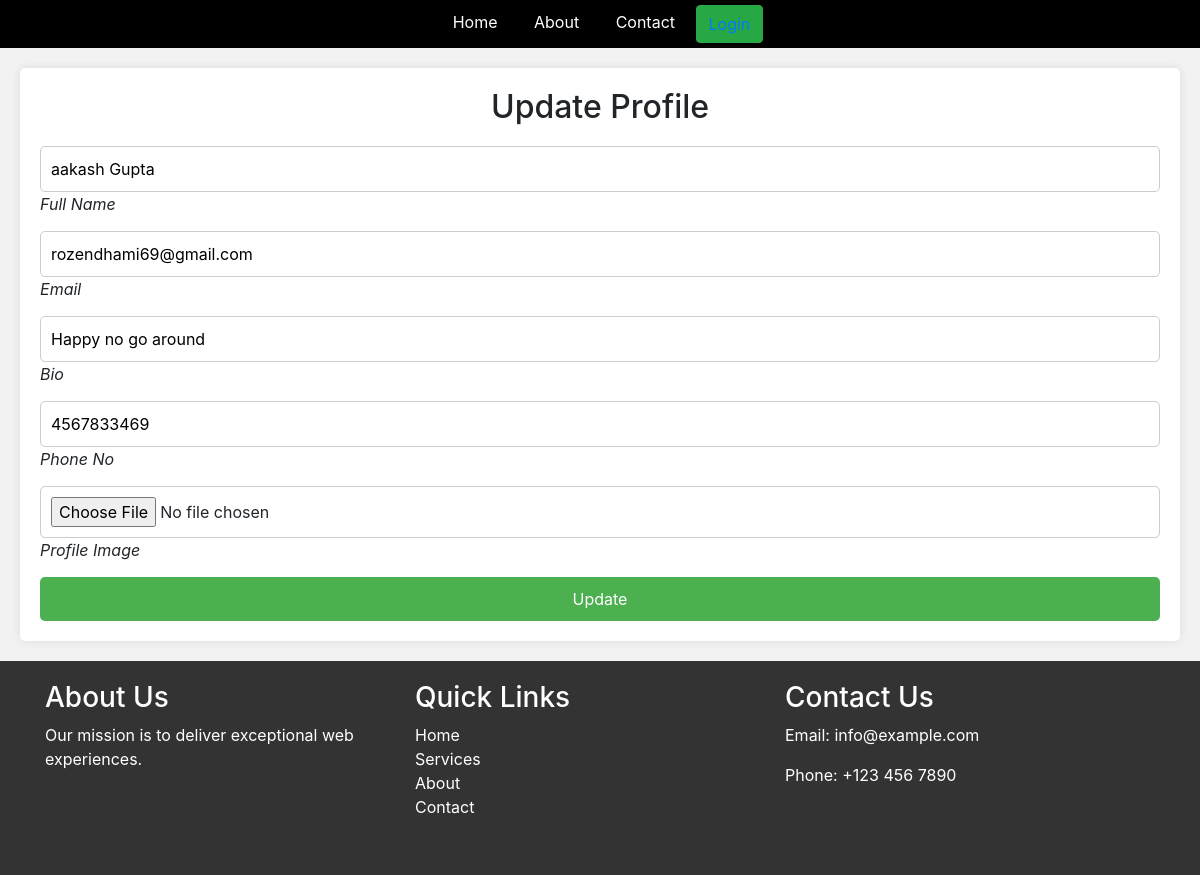
The page /update-student/5/ on the database its author committed.
### home/models.py (models this page shows, shortened)
class Student(models.Model):
    User= models.ForeignKey(User,on_delete=models.SET_NULL,null=True,blank=True) #This is used to authenticate user
    name=models.CharField(max_length=100)
    image= models.ImageField(upload_to="stud")
    email=models.EmailField(unique=True,default="")
    bio= models.TextField(blank=True)
    phone= models.CharField(max_length=20, null=True, blank=True)

### home/views.py (the view, shortened to what this page needs)
# urls.py: path('update-student/<id>/',update_student,name='update_student'),
def update_student(request, id):
    queryset = Student.objects.get(id=id)
    context = {"student": queryset}
    return render(request, 'update.html', context)

### home/Templates/update.html (shortened to what this page needs)
{% extends 'base.html' %}
{% block start %}
    <div class="signin" style="background-color: #f2f2f2; padding: 20px;">
        <div class="content" style="background-color: #fff; padding: 20px; border-radius: 5px; box-shadow: 0px 0px 10px 0px rgba(0,0,0,0.1);">
            <h2 style="text-align: center;">Update Profile</h2>
            <form method="post" enctype="multipart/form-data" style="margin-top: 20px;">
                <div class="form">
                    <div class="inputBox" style="margin-bottom: 15px;">
                        <input type="text" required name="name" value="{{ student.name }}" style="width: 100%; padding: 10px; border: 1px solid #ccc; border-radius: 5px;"> <i>Full Name</i>
                    </div>
                    <div class="inputBox" style="margin-bottom: 15px;">
                        <input type="text" required name="email" value="{{ student.email }}" style="width: 100%; padding: 10px; border: 1px solid #ccc; border-radius: 5px;"> <i>Email</i>
                    </div>
                    <div class="inputBox" style="margin-bottom: 15px;">
                        <input type="text" required name="bio" value="{{ student.bio }}" style="width: 100%; padding: 10px; border: 1px solid #ccc; border-radius: 5px;"> <i>Bio</i>
                    </div>
                    <div class="inputBox" style="margin-bottom: 15px;">
                        <input type="number" required name="phone" value="{{ student.phone }}" style="width: 100%; padding: 10px; border: 1px solid #ccc; border-radius: 5px;"> <i>Phone No</i>
                    </div>
                    <div class="inputBox" style="margin-bottom: 15px;">
                        <input type="file" required name="img" value="{{ student.img }}" style="width: 100%; padding: 10px; border: 1px solid #ccc; border-radius: 5px;"> <i>Profile Image</i>
                    </div>
                    <div class="inputBox">
                        <input type="submit" value="Update" style="width: 100%; padding: 10px; border: none; border-radius: 5px; background-color: #4CAF50; color: white; cursor: pointer;">
                    </div>
                </div>
            </form>
        </div>
    </div>
{% endblock %}

### rows shown on the page
Student: name "aakash Gupta", email "rozendhami69@gmail.com", bio "Happy no go around", phone "4567833469"
